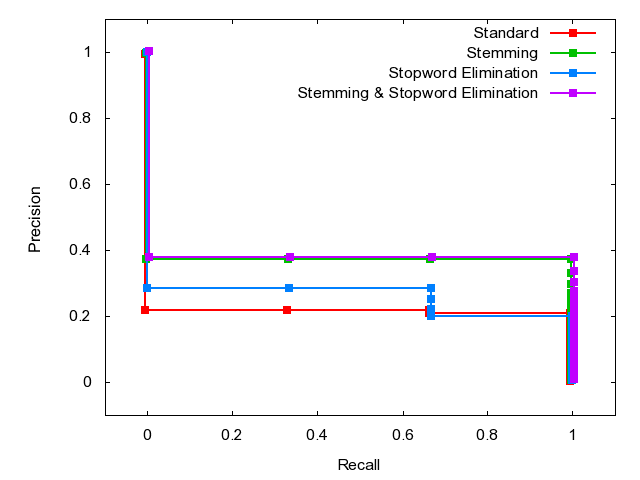

The gnuplot source for this figure:

	set terminal png
	set output 'Q27.png'
	set ylabel 'Precision'
	set xlabel 'Recall'
	set xrange [-0.1:1.1]
	set yrange [-0.1:1.1]
	plot 'Q27.dat' index 0 using 1:2 w linespoints lw 2 pt 5 title 'Standard', \
'Q27.dat' index 1 using 1:2 w linespoints lw 2 pt 5 title 'Stemming', \
'Q27.dat' index 2 using 1:2 w linespoints lw 2 pt 5 title 'Stopword Elimination', \
'Q27.dat' index 3 using 1:2 w linespoints lw 2 pt 5 title 'Stemming & Stopword Elimination'
